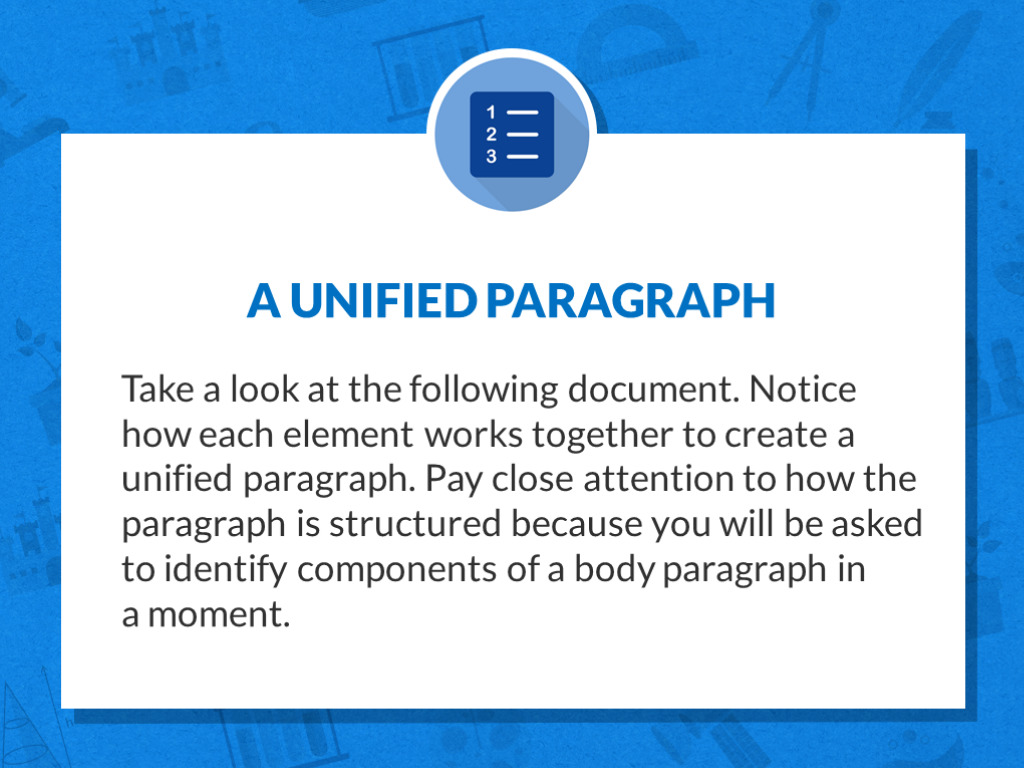
#> input picture data/raw/english/english107.jpg, 1024 x 768 px, given as the content of the folder ../data/raw/data_to_transform/telugu/, which was not available
$ python data_augment.py
#> lines starting #> are read from the running program, lines starting #| are printed output that depends on the picture; after the words box and inside, x2 and y2 are one past the last pixel; in counts of white or black regions, pixels touching at a corner belong together; pictures that were not available may be replaced by others from this repository, and a replacement may not be noted
import os
from pathlib import Path

import cv2


def augment_document_image(img_dir, output_dir_name):
    """
    Augments/sharpens document image
    Source: https://dontrepeatyourself.org/post/learn-opencv-by-building-a-document-scanner/
    :param img_dir:
    :param output_dir_name:
    """
#> called with img_dir = '../data/raw/data_to_transform/telugu/', output_dir_name = 'telugu_augmented'
    valid_formats = [".jpg", ".jpeg"]
    get_text = lambda f: os.path.splitext(f)[1].lower()

    img_files = [
        img_dir + f for f in os.listdir(img_dir) if get_text(f) in valid_formats
    ]
    # create a new folder that will contain our images
    Path("../data/raw/data_to_transform/" + output_dir_name).mkdir(exist_ok=True)

    errors = []
    # go through each image file
    for img_file in img_files:
        # read, resize, and make a copy of the image
        try:
            img = cv2.imread(img_file)
#> img is the input picture: shape (768, 1024, 3); mean B, G, R 232.4, 200.8, 162.7

            # img = cv2.resize(img, (width, height))
            # height, width, channels = img.shape
            # orig_img = img.copy()

            # preprocess the image
            gray = cv2.cvtColor(img, cv2.COLOR_BGR2GRAY)
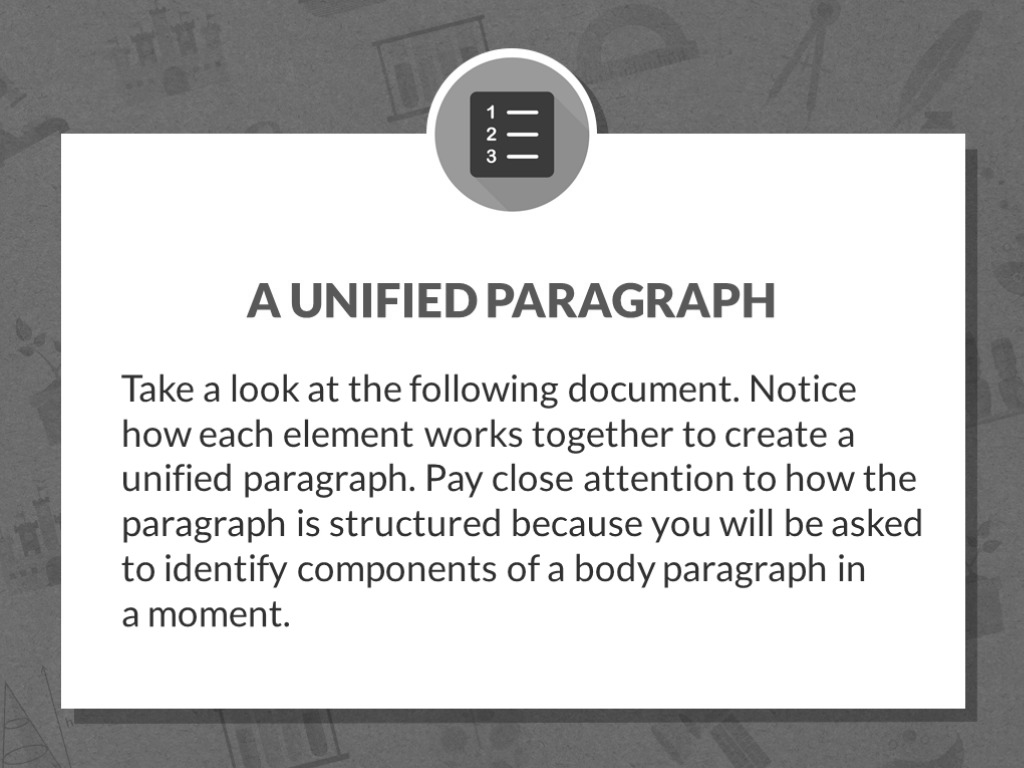
#> gray: shape (768, 1024); min 36, max 255, mean 193

            # sharpen image
            sharpen = cv2.GaussianBlur(gray, (0, 0), 3)
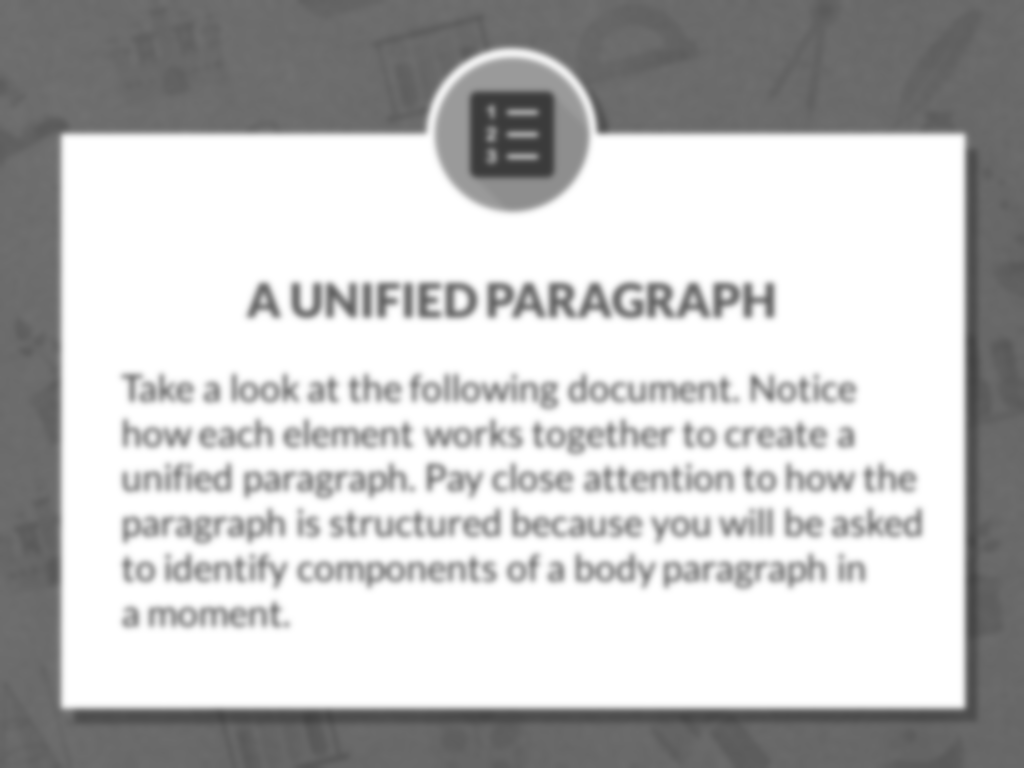
#> sharpen: shape (768, 1024); min 59, max 255, mean 193
            sharpen = cv2.addWeighted(gray, 1.5, sharpen, -0.5, 0)
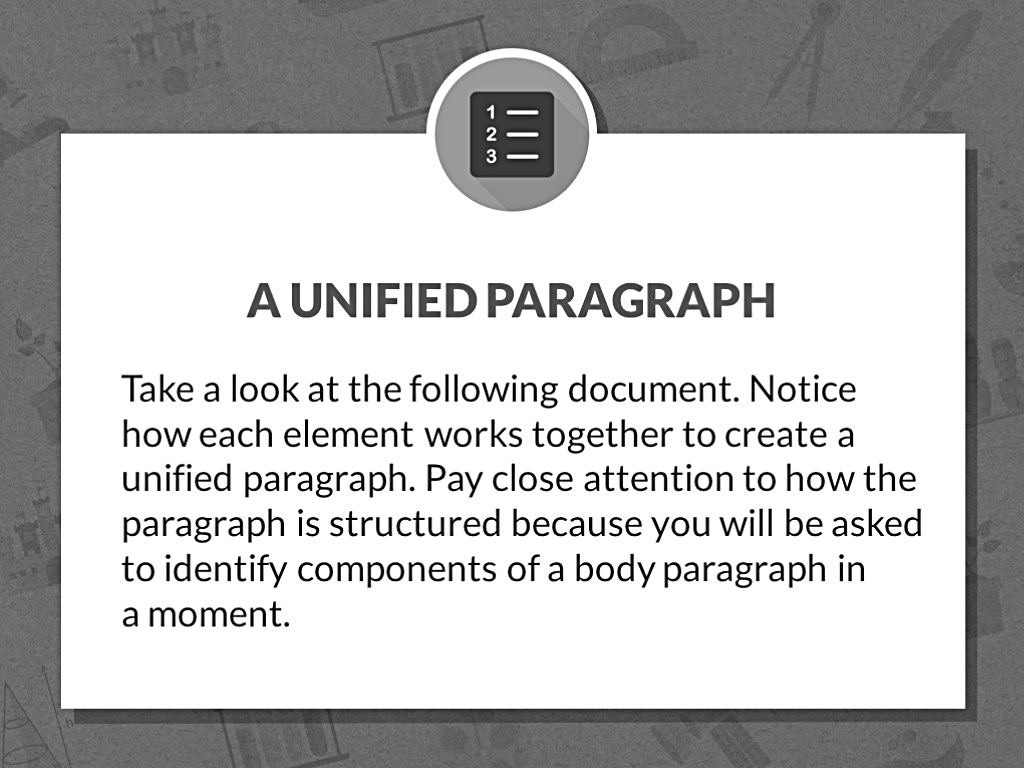
#> sharpen: shape (768, 1024); min 0, max 255, mean 191.2

            # apply adaptive threshold to get black and white effect
            final_img = cv2.adaptiveThreshold(
                sharpen, 255, cv2.ADAPTIVE_THRESH_GAUSSIAN_C, cv2.THRESH_BINARY, 21, 15
            )
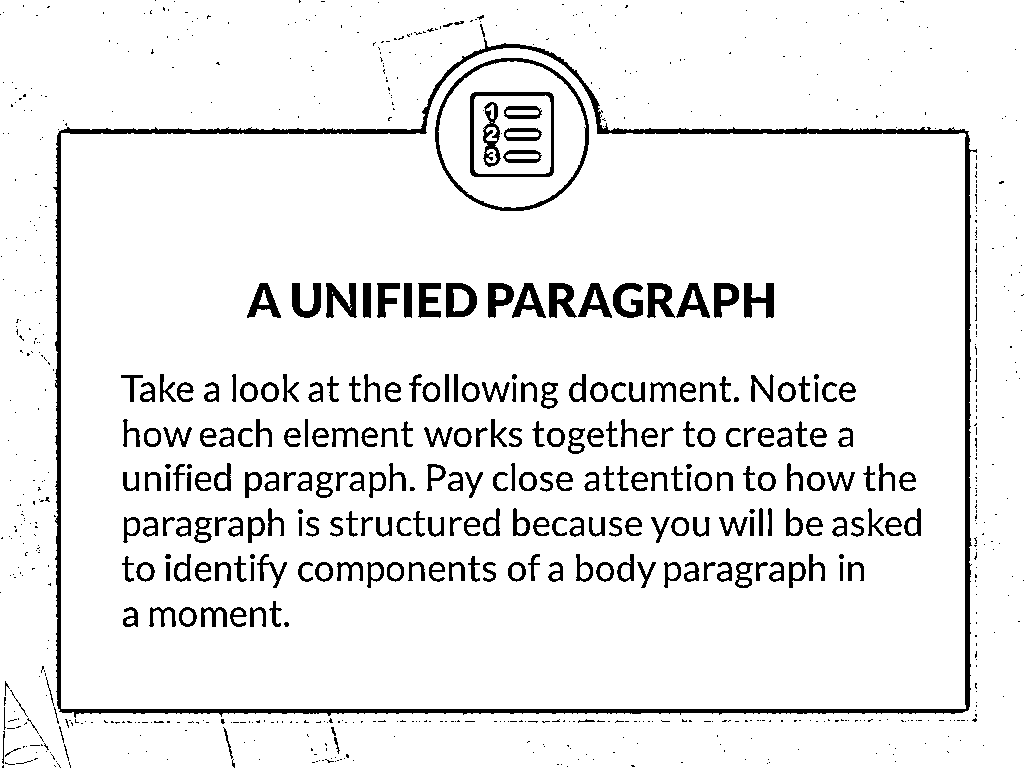
#> final_img: shape (768, 1024); 92.4% white; 865 black regions (611 under 20 px), largest, box (x1, y1, x2, y2) and area: (53, 38, 977, 718) 13949, (435, 58, 589, 211) 1744, (470, 92, 554, 177) 1134

            # to be done: find and sort the contours
            # To debug and show orig vs scanned
            # cv2.imshow("Scanned", final_img)
            # cv2.imshow("Original", orig_img)
            # cv2.waitKey(0)
            # cv2.destroyAllWindows()

            # write the image in the ouput directory
            cv2.imwrite(
                "../data/raw/data_to_transform/"
                + output_dir_name
                + "/"
                + os.path.basename(img_file),
                final_img,
            )
        except Exception:  # pylint: disable=broad-except
            errors.append(img_file)
            # print('Skipping due to exception:', e)
    print("Following files were skipped due to errors:", errors)


if __name__ == "__main__":
    for lang in ["telugu", "russian", "english"]:
        augment_document_image(
            f"../data/raw/data_to_transform/{lang}/", lang + "_augmented"
        )
